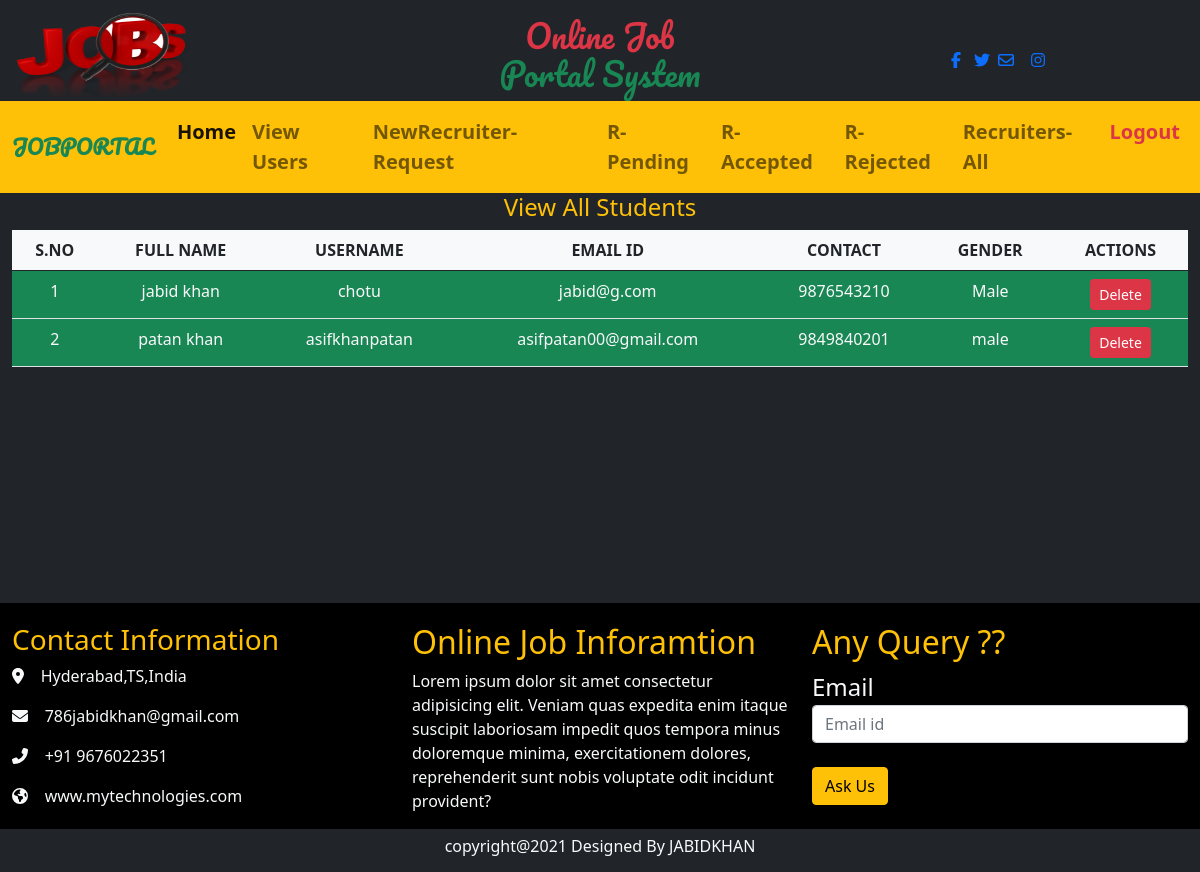
Page /view_users/ (signed in) on the committed database.
### job/models.py (models this page shows, shortened)
class Student(models.Model):
    user = models.ForeignKey(User, on_delete=models.CASCADE)
    contact = models.CharField(max_length=15)
    gender = models.CharField(max_length=15)
    user_type = models.CharField(max_length=20)

### job/views.py (the view)
# urls.py: path('view_users/',views.view_users, name='view_users'),
def view_users(request):
    if request.user.is_authenticated:
        student_data = Student.objects.all()
        return render(request, 'job/view_users.html',{'student_data':student_data})
    else:
        return HttpResponseRedirect('/admin_login')

### job/templates/job/view_users.html
{% extends 'job/base.html' %}
{% load static %}
{% block navigation %}
{% include 'job/admin_navigation.html' %}
{% endblock navigation %}
{% block content %}
<div style="height: 410px;">
<div class="container-fluid">
    <h4 class="text-center text-warning"><marquee behavior="" direction="left">View All Students</marquee></h4>
    <div>
        <table class="table  table-hover text-white text-center ">
            <thead>
                <tr class="bg-light text-dark fw-bold" >
                    <th>S.NO</th>
                    <th>FULL NAME</th>
                    <th>USERNAME</th>
                    <th>EMAIL ID</th>
                    <th>CONTACT</th>
                    <th>GENDER</th>
                    <th>ACTIONS</th>
                </tr>
            </thead>
            <tbody>
                {% for student in student_data %}
                <tr class="bg-success text-light">
                    <td>{{forloop.counter}}</td>
                    <td>{{student.user.first_name}} {{student.user.last_name}}</td>
                    <td>{{student.user.username}}</td>
                    <td>{{student.user.email}}</td>
                    <td>{{student.contact}}</td>
                    <td>{{student.gender}}</td>
                    <td>
                         <a class="btn btn-danger btn-sm" href="{% url 'user_delete' student.user.id %}" onclick="return confirm('Are you sure ?')">Delete</a>
                     </td>
                </tr>
                {% endfor %}
            </tbody>
        </table>
    </div>
</div>
</div>
{% endblock content %}

### rows in the picture
Student: user.first_name "jabid", user.last_name "khan", user.username "chotu", user.email "jabid@g.com", contact "9876543210", gender "Male"
Student: user.first_name "patan", user.last_name "khan", user.username "asifkhanpatan", user.email "asifpatan00@gmail.com", contact "9849840201", gender "male"
